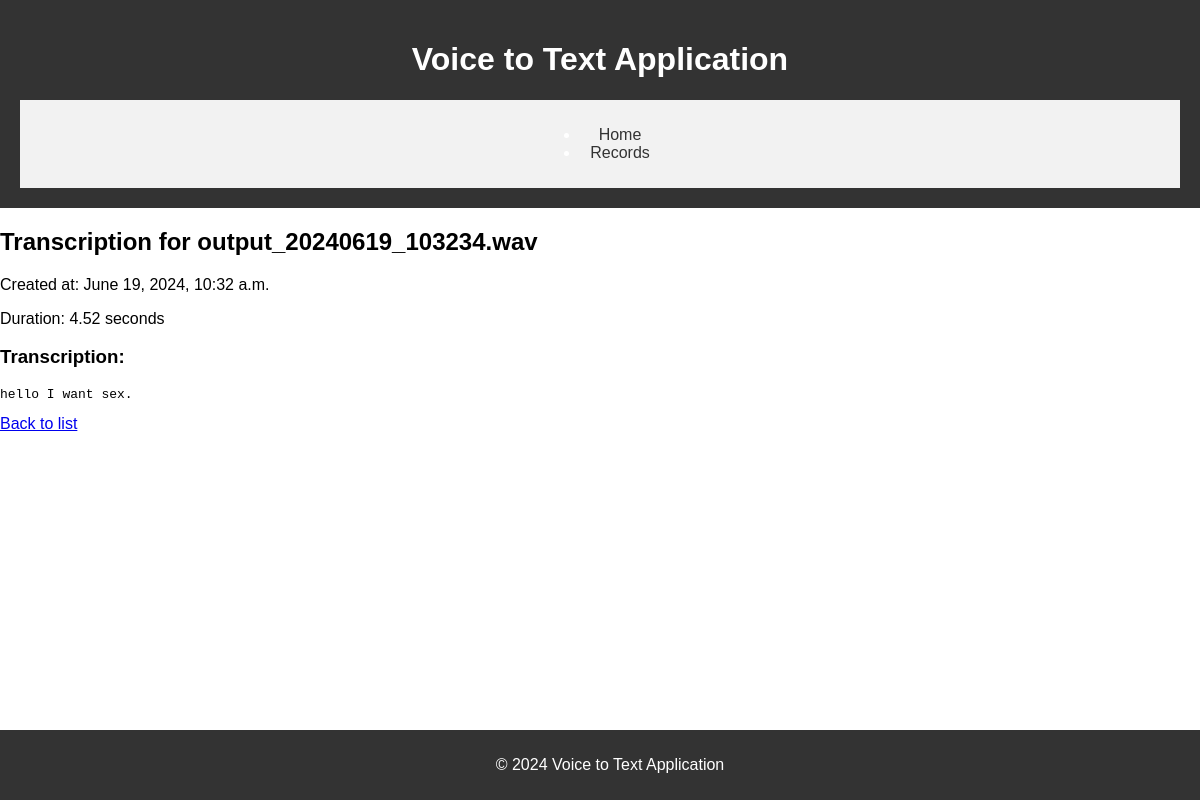
The page /records/30/ on the database its author committed.
### speech_to_text/models.py (models this page shows, shortened)
class AudioRecord(models.Model):
    file_name = models.CharField(max_length=255)
    file_path = models.CharField(max_length=255)
    text_file_path = models.CharField(max_length=255, blank=True, null=True)
    created_at = models.DateTimeField(auto_now_add=True)
    duration = models.FloatField(null=True, blank=True)
    transcription = models.TextField(null=True, blank=True)

### speech_to_text/views.py (the view)
# urls.py: path('records/<int:record_id>/', views.view_transcription, name='view_transcription'),
def view_transcription(request, record_id):
    record = get_object_or_404(AudioRecord, id=record_id)
    return render(request, 'speech_to_text/view_transcription.html', {'record': record})

### speech_to_text/templates/speech_to_text/view_transcription.html (shortened to what this page needs)
{% extends 'speech_to_text/base.html' %}
{% block content %}
<h2>Transcription for {{ record.file_name }}</h2>
<p>Created at: {{ record.created_at }}</p>
<p>Duration: {{ record.duration|floatformat:2 }} seconds</p>
<h3>Transcription:</h3>
{% if record.transcription %}
    <pre>{{ record.transcription }}</pre>
{% else %}
    <p>No transcription available for this record.</p>
{% endif %}
<a href="{% url 'list_records' %}">Back to list</a>
{% endblock %}

### static/css/style.css (style rules this page uses)
body { font-family: Arial, sans-serif; margin: 0; padding: 0; }

### rows shown on the page
AudioRecord: file_name "output_20240619_103234.wav", created_at "June 19, 2024, 10:32 a.m.", duration "4.52", transcription "hello I want sex."
